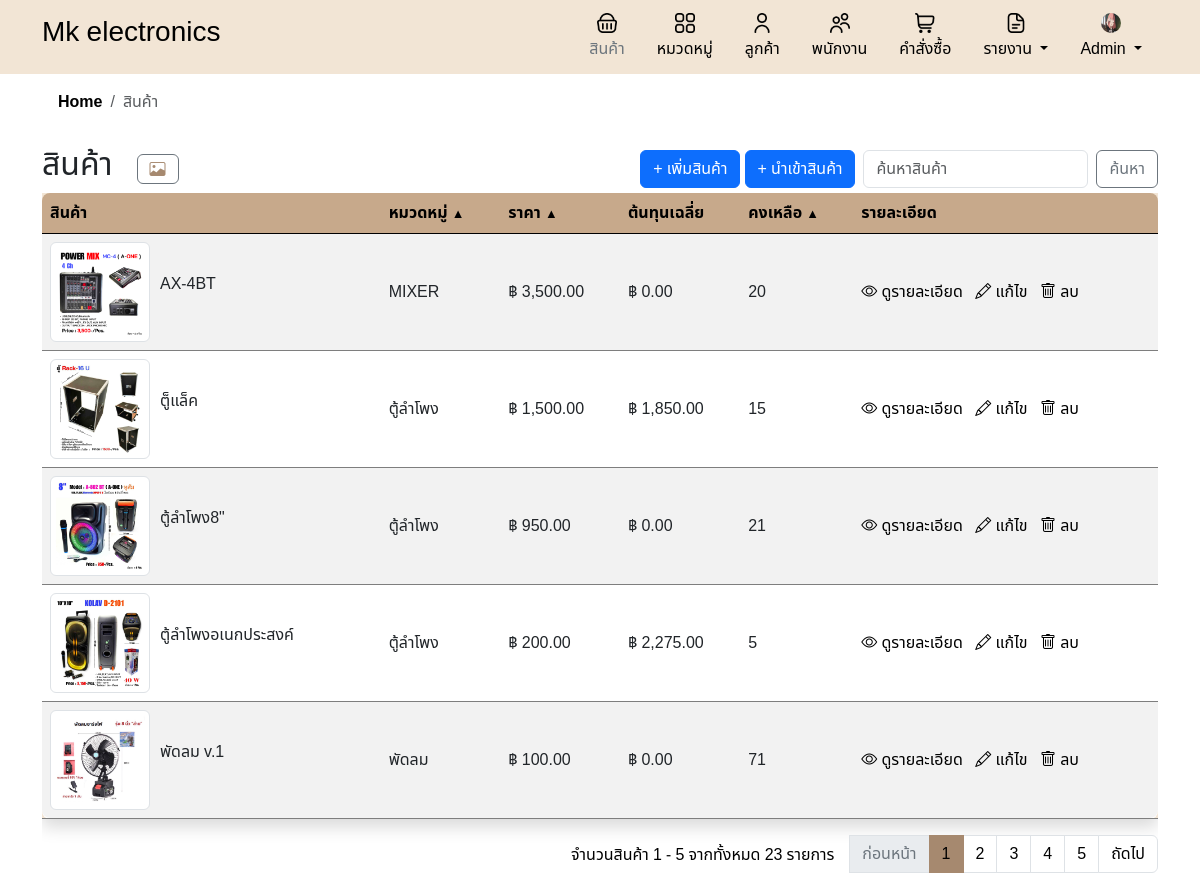
The app's page /product.php (signed in) with its own data.
### tables this page shows
CREATE TABLE `companies` (
  `company_id` int(11) NOT NULL,
  `company_name` varchar(100) NOT NULL,
  `company_address` varchar(255) DEFAULT NULL,
  `company_phone` varchar(10) DEFAULT NULL,
  `company_email` varchar(100) DEFAULT NULL,
  `profile_image` varchar(255) DEFAULT NULL
);

CREATE TABLE `products` (
  `product_id` int(11) NOT NULL,
  `product_name` varchar(100) NOT NULL,
  `description` text DEFAULT NULL,
  `price` decimal(10,2) NOT NULL,
  `quantity` int(11) NOT NULL,
  `category_id` int(11) DEFAULT NULL,
  `created_at` timestamp NOT NULL DEFAULT current_timestamp(),
  `image` varchar(255) DEFAULT NULL
);

CREATE TABLE `categories` (
  `category_id` int(11) NOT NULL,
  `category_name` varchar(100) NOT NULL,
  `created_at` timestamp NOT NULL DEFAULT current_timestamp()
);

### product.php (the view, shortened to what this page needs)
<?php
include 'header.php';
include 'db.php';
include 'inc/links.php';
$search = isset($_GET['search']) ? $_GET['search'] : '';
$sort = isset($_GET['sort']) ? $_GET['sort'] : 'product_name';
$order = isset($_GET['order']) ? $_GET['order'] : 'ASC';
$records_per_page = 5;
$current_page = isset($_GET['page']) ? intval($_GET['page']) : 1;
$offset = ($current_page - 1) * $records_per_page;
$sql = "SELECT p.product_id, p.product_name, c.category_name, p.price, p.quantity, p.image,
        AVG(pc.cost_per_unit) AS avg_cost
        FROM products p
        JOIN categories c ON p.category_id = c.category_id
        LEFT JOIN product_costs pc ON p.product_id = pc.product_id";
$sql .= " GROUP BY p.product_id ORDER BY $sort $order LIMIT ? OFFSET ?";
$stmt = $conn->prepare($sql);
if ($search) {
    $search_param = "%$search%";
    $stmt->bind_param("sii", $search_param, $records_per_page, $offset);
} else {
    $stmt->bind_param("ii", $records_per_page, $offset);
}
$stmt->execute();
$result = $stmt->get_result();
$count_sql = "SELECT COUNT(*) as total_records FROM products";
if ($search) {
    $count_sql .= " WHERE product_name LIKE ?";
    $count_stmt = $conn->prepare($count_sql);
    $count_stmt->bind_param("s", $search_param);
    $count_stmt->execute();
    $count_result = $count_stmt->get_result();
} else {
    $count_result = $conn->query($count_sql);
}
$total_records = $count_result->fetch_assoc()['total_records'];
$total_pages = ceil($total_records / $records_per_page);
?>
<!DOCTYPE html>
<html lang="th">
<head>
</head>
<body>
    <div class="container">
        <nav aria-label="breadcrumb">
            <ol class="breadcrumb breadcrumb-chevron p-3 rounded -3">
                <li class="breadcrumb-item">
                    <a class="link-body-emphasis fw-semibold text-decoration-none" href="home.php">Home</a>
                </li>
                <li class="breadcrumb-item active" aria-current="page">สินค้า</li>
            </ol>
        </nav>
        <div class="d-flex justify-content-between align-items-center">
            <h2>สินค้า</h2>
            <a href="product_card.php" class="btn btn-outline-secondary custom-btn me-2">
                <i class="bi bi-image" style="color: #A6896F;"></i>
            </a>
            <div class="d-flex flex-grow-1 justify-content-end align-items-center gap-2">
                <div>
                    <?php if ($_SESSION['role'] === 'admin'): ?>
                        <a href="add_product.php" class="btn btn-primary custom-btn">+ เพิ่มสินค้า</a>
                        <a href="add_stock.php" class="btn btn-primary custom-btn">+ นำเข้าสินค้า</a>
                    <?php endif; ?>
                </div>
                <form class="d-flex m-0" action="" method="get">
                    <input class="form-control me-2" type="search" name="search" placeholder="ค้นหาสินค้า"
                        aria-label="Search" value="<?php echo htmlspecialchars($search); ?>">
                    <button class="btn btn-outline-secondary custom-btn-t" type="submit">ค้นหา</button>
                </form>
            </div>
        </div>
        <div class="table-responsive ">
            <table class="table table-striped shadow border-0">
                <thead>
                    <tr>
                        <th>สินค้า</th>
                        <th>
                            <a href="?search=<?php echo urlencode($search); ?>&sort=category_name&order=<?php echo ($sort === 'category_name' && $order === 'ASC') ? 'DESC' : 'ASC'; ?>"
                                class="sortable <?php echo ($sort === 'category_name' ? ($order === 'ASC' ? '' : 'desc') : ''); ?>">
                                หมวดหมู่
                            </a>
                        </th>
                        <th>
                            <a href="?search=<?php echo urlencode($search); ?>&sort=price&order=<?php echo ($sort === 'price' && $order === 'ASC') ? 'DESC' : 'ASC'; ?>"
                                class="sortable <?php echo ($sort === 'price' ? ($order === 'ASC' ? '' : 'desc') : ''); ?>">
                                ราคา
                            </a>
                        </th>
                        <th>ต้นทุนเฉลี่ย</th>
                        <th>
                            <a href="?search=<?php echo urlencode($search); ?>&sort=quantity&order=<?php echo ($sort === 'quantity' && $order === 'ASC') ? 'DESC' : 'ASC'; ?>"
                                class="sortable <?php echo ($sort === 'quantity' ? ($order === 'ASC' ? '' : 'desc') : ''); ?>">
                                คงเหลือ
                            </a>
                        </th>
                        <th>รายละเอียด</th>
                    </tr>
                </thead>
                <tbody>
                    <?php
                    if ($result->num_rows > 0) {
                        while ($row = $result->fetch_assoc()) {
                            echo "<tr>";
                            echo "<td>
                                        <div class='product-info'>
                                            <img src='uploads/" . htmlspecialchars($row['image']) . "' alt='Product Image' class='img-thumbnail'>
                                            <p class='text-truncate' style='max-width: 150px; overflow: hidden; white-space: nowrap;'>" . htmlspecialchars($row['product_name']) . "</p>
                                        </div>
                                    </td>";
                            echo "<td>" . htmlspecialchars($row['category_name']) . "</td>";
                            echo "<td>฿ " . number_format(htmlspecialchars($row['price']), 2) . "</td>";
                            echo "<td>฿ " . number_format($row['avg_cost'], 2) . "</td>";
                            echo "<td>" . htmlspecialchars($row['quantity']) . "</td>";
                            echo "<td>
                                        <a href='detail_product.php?product_id=" . $row['product_id'] . "' class='custom-link'>
                                        <i class='bi bi-eye'></i> ดูรายละเอียด
                                        </a>";
                            if ($_SESSION['role'] === 'admin') {
                                echo " &nbsp;
                                        <a href='edit_product.php?product_id=" . $row['product_id'] . "' class='custom-link'>
                                        <i class='bi bi-pencil'></i> แก้ไข
                                        </a> &nbsp;
                                        <a href='#' class='custom-link' onclick='confirmDelete(" . $row['product_id'] . ")'>
                                        <i class='bi bi-trash'></i> ลบ
                                        </a>";
                            }
                            echo "</td>";
                            echo "</tr>";
                        }
                    } else {
                        echo "<tr><td colspan='6'>ไม่มีข้อมูลสินค้า</td></tr>";
                    }
                    ?>
                </tbody>
            </table>
            <nav aria-label="Page navigation example">
                <ul class="pagination justify-content-end">
                    <div class="mt-2 me-3">
                        <?php
                        $start_number = ($current_page - 1) * $records_per_page + 1;
                        $end_number = min($start_number + $records_per_page - 1, $total_records);
                        echo "จำนวนสินค้า $start_number - $end_number จากทั้งหมด $total_records รายการ";
                        ?>
                    </div>
                    <?php if ($current_page > 1): ?>
                        <li class="page-item">
                            <a class="page-link"
                                href="?page=<?php echo $current_page - 1; ?>&search=<?php echo urlencode($search); ?>&sort=<?php echo $sort; ?>&order=<?php echo $order; ?>">ก่อนหน้า</a>
                        </li>
                    <?php else: ?>
                        <li class="page-item disabled">
                            <a class="page-link">ก่อนหน้า</a>
                        </li>
                    <?php endif; ?>
                    <?php for ($i = 1; $i <= $total_pages; $i++): ?>
                        <li class="page-item <?php echo ($i == $current_page) ? 'active' : ''; ?>">
                            <a class="page-link"
                                href="?page=<?php echo $i; ?>&search=<?php echo urlencode($search); ?>&sort=<?php echo $sort; ?>&order=<?php echo $order; ?>">
                                <?php echo $i; ?>
                            </a>
                        </li>
                    <?php endfor; ?>
                    <?php if ($current_page < $total_pages): ?>
                        <li class="page-item">
                            <a class="page-link"
                                href="?page=<?php echo $current_page + 1; ?>&search=<?php echo urlencode($search); ?>&sort=<?php echo $sort; ?>&order=<?php echo $order; ?>">ถัดไป</a>
                        </li>
                    <?php else: ?>
                        <li class="page-item disabled">
                            <a class="page-link">ถัดไป</a>
                        </li>
                    <?php endif; ?>
                </ul>
            </nav>
        </div>
    </div>
</body>
</html>

### header.php (shortened to what this page needs)
<?php
include 'db.php';
$sql = "SELECT profile_image FROM companies WHERE company_id = 1";
$result = $conn->query($sql);
$profile_image = 'default.png';
if ($result->num_rows > 0) {
    $row = $result->fetch_assoc();
    if (!empty($row['profile_image'])) {
        $profile_image = $row['profile_image'];
    }
}
?>
<div class="header-container">
    <div class="container">
        <div class="d-flex flex-wrap align-items-center justify-content-center justify-content-lg-start">
            <a href="home.php"
                class="d-flex align-items-center my-2 my-lg-0 me-lg-auto <?php echo basename($_SERVER['PHP_SELF']) == 'home.php' ? 'text-secondary active' : 'text-black'; ?> text-decoration-none">
                <h3>Mk electronics</h3>
            </a>
            <ul class="nav col-12 col-lg-auto my-2 justify-content-center my-md-0">
                <li>
                    <a href="product.php"
                        class="nav-link <?php echo basename($_SERVER['PHP_SELF']) == 'product.php' ? 'text-secondary active' : 'text-black'; ?>">
                        <img src="image/shopping-basket.png" class="bi d-block mx-auto mb-1 icon" width="20"
                            height="20">
                        สินค้า
                    </a>
                </li>
                <li>
                    <a href="category.php"
                        class="nav-link <?php echo basename($_SERVER['PHP_SELF']) == 'category.php' ? 'text-secondary active' : 'text-black'; ?>">
                        <img src="image/apps.png" class="bi d-block mx-auto mb-1 icon" width="20"
                            height="20">
                        หมวดหมู่
                    </a>
                </li>
                <li>
                    <a href="customer.php"
                        class="nav-link <?php echo basename($_SERVER['PHP_SELF']) == 'customer.php' ? 'text-secondary active' : 'text-black'; ?>">
                        <img src="image/user (1).png" class="bi d-block mx-auto mb-1 icon" width="20" height="20">
                        ลูกค้า
                    </a>
                </li>
                <?php if ($_SESSION['role'] === 'admin'): ?>
                    <li>
                        <a href="employee.php"
                            class="nav-link <?php echo basename($_SERVER['PHP_SELF']) == 'employee.php' ? 'text-secondary active' : 'text-black'; ?>">
                            <img src="image/users.png" class="bi d-block mx-auto mb-1 icon" width="20" height="20">
                            พนักงาน
                        </a>
                    </li>
                <?php endif; ?>
                <li>
                    <a href="order.php"
                        class="nav-link <?php echo basename($_SERVER['PHP_SELF']) == 'order.php' ? 'text-secondary active' : 'text-black'; ?>">
                        <img src="image/shopping-cart.png" class="bi d-block mx-auto mb-1 icon" width="20" height="20">
                        คำสั่งซื้อ
                    </a>
                </li>
                <?php if ($_SESSION['role'] === 'admin'): ?>
                    <li class="nav-item dropdown">
                        <a href="#"
                            class="nav-link dropdown-toggle <?php echo basename($_SERVER['PHP_SELF']) == 'report.php' ? 'text-secondary active' : 'text-black'; ?>"
                            id="dropdownReport" role="button" data-bs-toggle="dropdown" aria-expanded="false">
                            <img src="image/document.png" class="bi d-block mx-auto mb-1 icon" width="20" height="20">
                            รายงาน
                        </a>
                    </li>
                    <li class="nav-item dropdown">
                        <a href="#"
                            class="nav-link dropdown-toggle <?php echo basename($_SERVER['PHP_SELF']) == 'admin.php' ? 'text-secondary active' : 'text-black'; ?>"
                            id="dropdownProfile" role="button" data-bs-toggle="dropdown" aria-expanded="false">
                            <img src="uploads/<?php echo htmlspecialchars($profile_image); ?>"
                                class="bi d-block mx-auto mb-1 icon rounded-circle" width="20" height="20"
                                alt="Profile Image">
                            <?php echo ($_SESSION['role'] === 'admin') ? 'Admin' : 'User'; ?>
                        </a>
                    </li>
                <?php endif; ?>
            </ul>
        </div>
    </div>
</div>
</body>
</html>

### records on screen
companies: profile_image (picture)
products: image (picture), product_name "AX-4BT", category.category_name "MIXER", price "3,500.00", avg_cost "0.00", quantity "20"
products: image (picture), product_name "ตู็แล็ค", category.category_name "ตู้ลำโพง", price "1,500.00", avg_cost "1,850.00", quantity "15"
products: image (picture), product_name "ตู้ลำโพง8\"", category.category_name "ตู้ลำโพง", price "950.00", avg_cost "0.00", quantity "21"
products: image (picture), product_name "ตู้ลำโพงอเนกประสงค์", category.category_name "ตู้ลำโพง", price "200.00", avg_cost "2,275.00", quantity "5"
products: image (picture), product_name "พัดลม v.1", category.category_name "พัดลม", price "100.00", avg_cost "0.00", quantity "71"

### other values on screen
$start_number "1"
$end_number "5"
$total_records "23"
